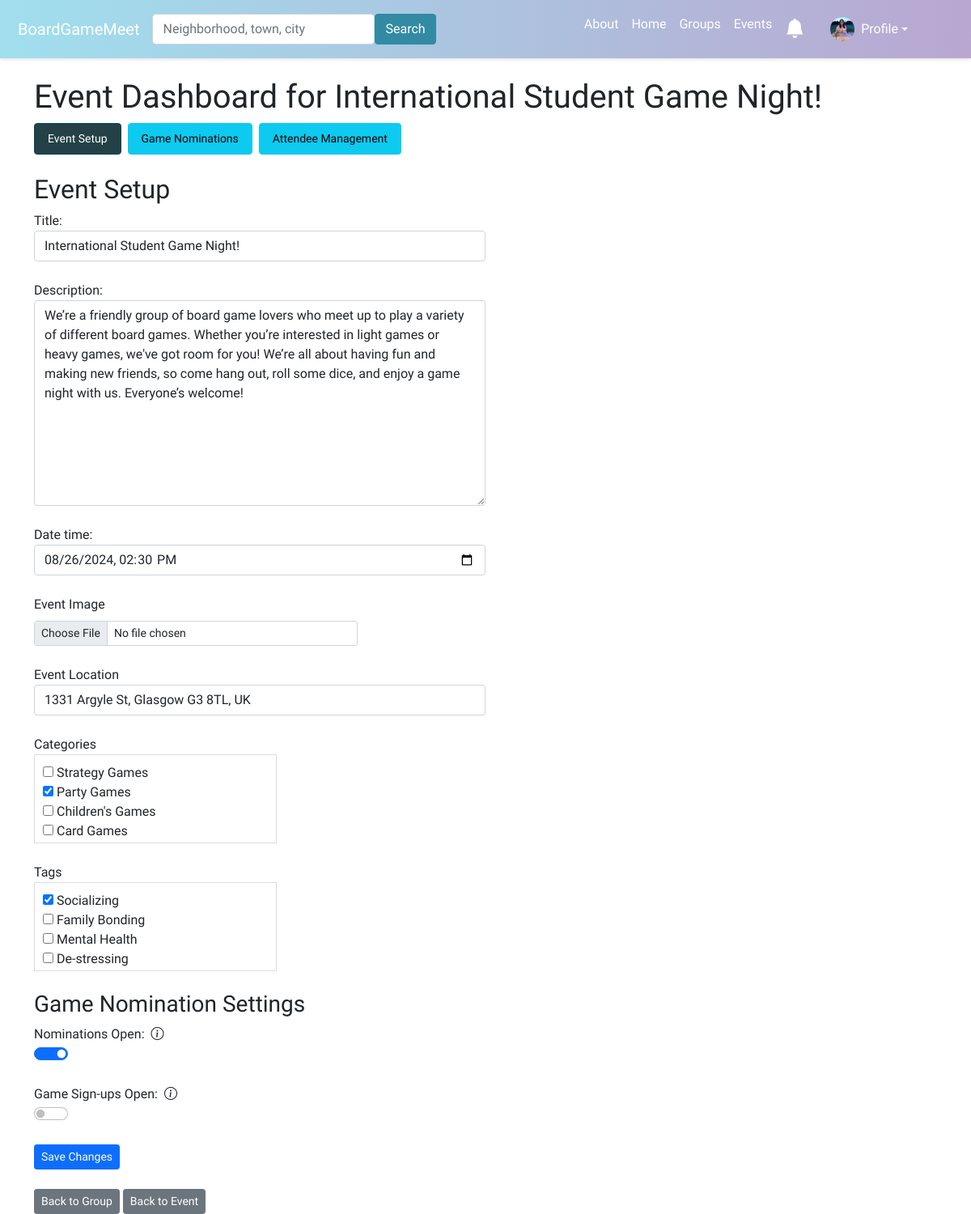
The app's page /event-dashboard/event/20/ (signed in), older data.
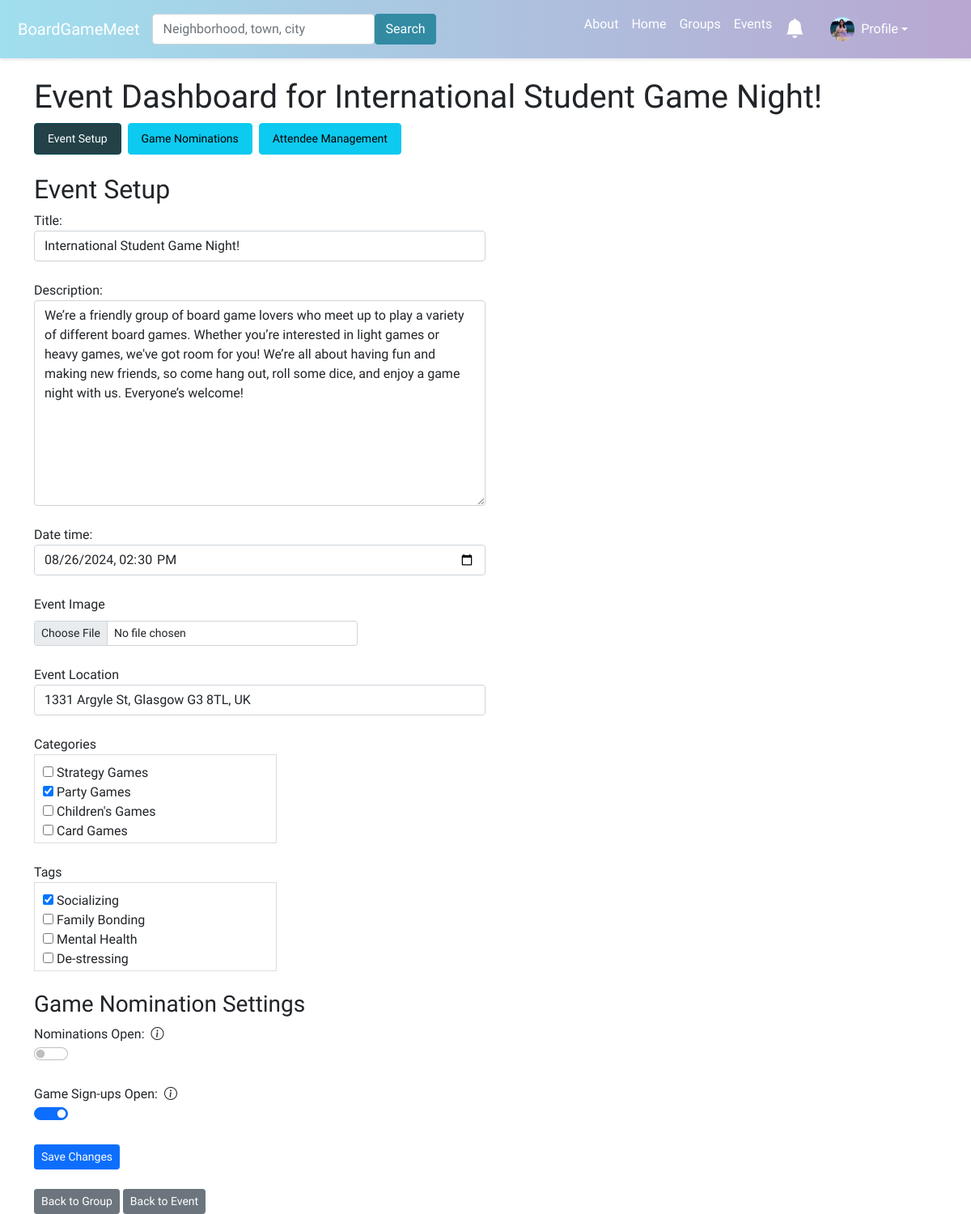
The same page, newer data.
### boardgame/models.py (models this page shows, shortened)
class Event(models.Model):
    group = models.ForeignKey(Group, on_delete=models.CASCADE)
    title = models.CharField(max_length=100)
    description = models.TextField()
    date_time = models.DateTimeField()
    attendees = models.ManyToManyField(User, through='EventAttendance')
    event_image = models.ImageField(upload_to='event_images/', null=True, blank=True)
    categories = models.ManyToManyField(Category, related_name='events', blank=True)
    tags = models.ManyToManyField(Tag, related_name='events', blank=True)
    nominations_open = models.BooleanField(default=True)
    signups_open = models.BooleanField(default=False)
    admin_only_nominations = models.BooleanField(default=False)
    skip_nominations = models.BooleanField(default=False)

### boardgame/views.py (the view, shortened to what this page needs)
# urls.py: path('event-dashboard/event/<int:event_id>/', views.manage_event_dashboard, name='manage_event_dashboard'),
def manage_event_dashboard(request, event_id, section=None):
    event = Event.objects.get(id=event_id)
    section = section or request.GET.get('section', 'event_setup')
    event_location = None
    if EventLocation.objects.filter(event=event).exists():
        event_location = EventLocation.objects.get(event=event)
    context = {'event': event, 'section': section}
    if section == 'event_setup':
        if request.method == 'POST':
            form = EventForm(request.POST, request.FILES, instance=event)
            if form.is_valid():
                form.save()
                place_id = request.POST.get('place_id')
                if place_id:
                    place_details = fetch_place_details(place_id)
                    if place_details:
                        if event_location is None:
                            event_location = EventLocation(event=event)
                        event_location.address = place_details.get('formatted_address', '')
                        event_location.city = place_details.get('city', '')
                        event_location.state = place_details.get('state', '')
                        event_location.postcode = place_details.get('postcode', '')
                        event_location.country = place_details.get('country', '')
                        event_location.latitude = place_details.get('latitude', None)
                        event_location.longitude = place_details.get('longitude', None)
                        event_location.save()
                messages.success(request, 'Event updated successfully.')
                return redirect('manage_event_dashboard_with_section', event_id=event.id, section='event_setup')
        else:
            form = EventForm(instance=event)
        context.update({'form': form,'event_location':event_location})
    return render(request, 'boardgame/manage_event_dashboard.html', context)

### boardgame/forms.py
class EventForm(forms.ModelForm):
    class Meta:
        model = Event
        fields = ['title', 'description', 'date_time','event_image','categories', 'tags',
                  'nominations_open', 'signups_open']
        widgets = {
            'title': forms.TextInput(attrs={'class': 'form-control', 'style': 'width: 50%;'}),
            'description': forms.Textarea(attrs={'class': 'form-control', 'style': 'width: 50%;'}),
            'date_time': forms.DateTimeInput(attrs={'type': 'datetime-local', 'class': 'form-control', 'style': 'width: 50%;'}),
            'categories': forms.CheckboxSelectMultiple,
            'tags': forms.CheckboxSelectMultiple,
            'nominations_open': forms.CheckboxInput(attrs={'class': 'form-check-input form-switch'}),
            'signups_open': forms.CheckboxInput(attrs={'class': 'form-check-input form-switch'}),
        }

### boardgame/models.py (called while the page is built)
    def __str__(self):
        return self.name

    def __str__(self):
        return self.name

### boardgame/templatetags/custom_filters.py (called while the page is built)
@register.simple_tag
def unread_notifications_count(user):
    if user.is_authenticated:
        return Notification.objects.filter(user=user, read=False).count()
    return 0

### boardgame/templates/boardgame/manage_event_dashboard.html (shortened to what the changed rows need)
{% extends 'boardgame/base.html' %}
{% load static %}
{% load custom_filters %}
{% block content %}
<head>
    <link href="https://cdn.jsdelivr.net/npm/bootstrap-icons@1.10.5/font/bootstrap-icons.css" rel="stylesheet">
</head>
<h1>Event Dashboard for {{ event.title }} </h1>
<nav>
    <ul class="nav nav-pills">
    </ul>
</nav>
<br />
{% if section == 'event_setup' %}
<h2>Event Setup</h2>
<form method="post" enctype="multipart/form-data">
   <div class="form-group">
    {{ form.title.label_tag }} {{ form.title }} <br/>
    {{ form.description.label_tag }} {{ form.description }} <br/>
    {{ form.date_time.label_tag }} {{ form.date_time }} <br/>
    <label for="{{ form.event_image.id_for_label }}" class="form-label">Event Image</label>
    <input type="file" id="{{ form.event_image.id_for_label }}" name="event_image" class="form-control form-control-sm" style="max-width: 400px;">
  </div>
    <br/>
     <div class="form-group">
        <label for="event-location-input">Event Location</label>
        <input type="text" id="event-location-input" class="form-control" style="width: 50%;" name="address"
            autocomplete="off" value="{{ event_location.address|default:'' }}">
    </div>
    <br />
    <div class="form-group">
        <label for="id_categories">{{ form.categories.label }}</label>
        <div class="scrollable-checkboxes">
            {{ form.categories }}
        </div>
    </div>
    <br/>
    <div class="form-group">
        <label for="id_tags">{{ form.tags.label }}</label>
        <div class="scrollable-checkboxes">
            {{ form.tags }}
        </div>
    </div>
    <br/>
     <div class="section">
        <h3>Game Nomination Settings</h3>
        <div class="form-group">
            <label for="id_nominations_open" class="d-flex align-items-center">
                Nominations Open:
                <i class="bi bi-info-circle ms-2" data-bs-toggle="tooltip" data-bs-placement="top" data-bs-html="true"
                   title="<strong>Enabled:</strong> Users can nominate games.<br><strong>Disabled:</strong> Nominations are closed and the section is removed from the event page."></i>
            </label>
            <div class="form-check form-switch">
                {{ form.nominations_open }}
            </div>
        </div>
        <br />
        <div class="form-group">
            <label for="id_signups_open" class="d-flex align-items-center">
                Game Sign-ups Open:
                <i class="bi bi-info-circle ms-2" data-bs-toggle="tooltip" data-bs-placement="top" data-bs-html="true"
                   title="<strong>Enabled:</strong> Approved games will be listed in the game sign-up section of the event page.<br><strong>Disabled:</strong> The game sign-up section will not appear on the event page and users cannot sign up for games."></i>
            </label>
            <div class="form-check form-switch">
                {{ form.signups_open }}
            </div>
        </div>
        <br />
    </div>
    <button class="btn btn-primary btn-sm" type="submit">Save Changes</button>
</form>
{% endif %}
<div class="row mt-4">
    <div class="col-md-12">
    </div>
</div>
{% endblock %}

Row changes from the older to the newer data that the page shows:
changed Event "International Student Game Night!": nominations_open "☑" → "☐"; signups_open "☐" → "☑"
